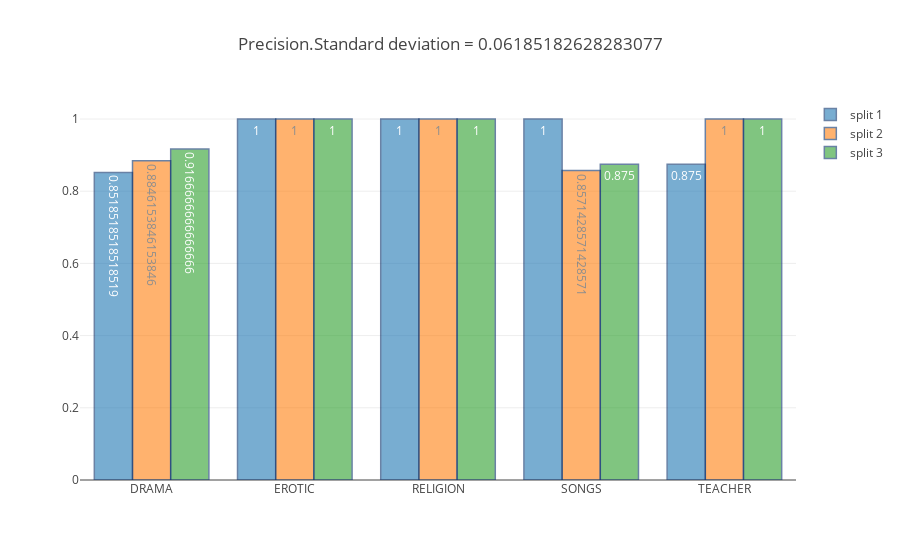

Notebook code for this chart:
### Code cell
offline.iplot(get_data_for_plot(precision, 'Precision', classes))

### Figure 1 — Plotly figure (JSON) as saved in the notebook; plotly's stock layout.template omitted (floating-point values rounded to 4 significant figures)
{"data": [{"marker": {"line": {"color": "rgb(8,48,107)", "width": 1.5}}, "name": "split 1", "opacity": 0.6, "text": [0.8519, 1, 1, 1, 0.875], "textposition": "auto", "type": "bar", "uid": "9512f98a-4e49-431d-b169-7b2a15c72e87", "x": ["DRAMA", "EROTIC", "RELIGION", "SONGS", "TEACHER"], "y": [0.8519, 1, 1, 1, 0.875]}, {"marker": {"line": {"color": "rgb(8,48,107)", "width": 1.5}}, "name": "split 2", "opacity": 0.6, "text": [0.8846, 1, 1, 0.8571, 1], "textposition": "auto", "type": "bar", "uid": "be825c22-4222-4141-8d53-917165ed13ae", "x": ["DRAMA", "EROTIC", "RELIGION", "SONGS", "TEACHER"], "y": [0.8846, 1, 1, 0.8571, 1]}, {"marker": {"line": {"color": "rgb(8,48,107)", "width": 1.5}}, "name": "split 3", "opacity": 0.6, "text": [0.9167, 1, 1, 0.875, 1], "textposition": "auto", "type": "bar", "uid": "e5a07a4f-d694-4c4d-a689-2e0698cddd50", "x": ["DRAMA", "EROTIC", "RELIGION", "SONGS", "TEACHER"], "y": [0.9167, 1, 1, 0.875, 1]}], "layout": {"title": "Precision.Standard deviation = 0.06185182628283077"}}
